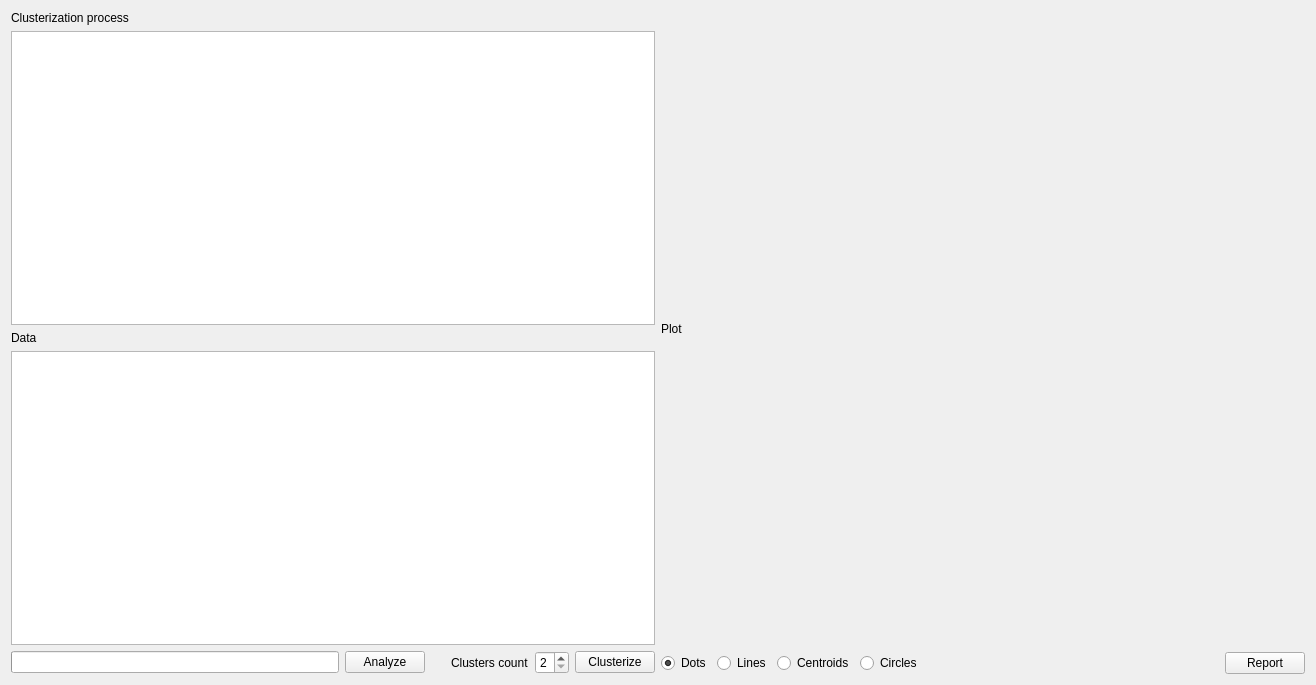
<?xml version="1.0" encoding="UTF-8"?>
<ui version="4.0">
 <class>MainWindow</class>
 <widget class="QMainWindow" name="MainWindow">
  <property name="geometry">
   <rect>
    <x>0</x>
    <y>0</y>
    <width>1316</width>
    <height>685</height>
   </rect>
  </property>
  <property name="windowTitle">
   <string>Repositories clusterisation</string>
  </property>
  <property name="windowIcon">
   <iconset resource="icons.qrc">
    <normaloff>:/icons/icons/secondary.svg</normaloff>:/icons/icons/secondary.svg</iconset>
  </property>
  <widget class="QWidget" name="centralWidget">
   <layout class="QHBoxLayout" name="horizontalLayout_2" stretch="2,2">
    <item>
     <layout class="QVBoxLayout" name="lay" stretch="0,1,0,1,0">
      <item>
       <widget class="QLabel" name="label_3">
        <property name="text">
         <string>Clusterization process</string>
        </property>
       </widget>
      </item>
      <item>
       <widget class="QTextEdit" name="text">
        <property name="readOnly">
         <bool>true</bool>
        </property>
       </widget>
      </item>
      <item>
       <widget class="QLabel" name="label">
        <property name="text">
         <string>Data</string>
        </property>
       </widget>
      </item>
      <item>
       <widget class="QTableWidget" name="table">
        <property name="frameShape">
         <enum>QFrame::StyledPanel</enum>
        </property>
        <property name="editTriggers">
         <set>QAbstractItemView::NoEditTriggers</set>
        </property>
        <property name="alternatingRowColors">
         <bool>false</bool>
        </property>
        <property name="selectionMode">
         <enum>QAbstractItemView::SingleSelection</enum>
        </property>
        <property name="selectionBehavior">
         <enum>QAbstractItemView::SelectRows</enum>
        </property>
        <property name="sortingEnabled">
         <bool>true</bool>
        </property>
       </widget>
      </item>
      <item>
       <layout class="QHBoxLayout" name="horizontalLayout">
        <item>
         <widget class="QProgressBar" name="progressBar">
          <property name="value">
           <number>0</number>
          </property>
          <property name="format">
           <string/>
          </property>
         </widget>
        </item>
        <item>
         <widget class="QPushButton" name="btnAnalyze">
          <property name="text">
           <string>Analyze</string>
          </property>
          <property name="icon">
           <iconset resource="icons.qrc">
            <normaloff>:/icons/icons/38.ico</normaloff>:/icons/icons/38.ico</iconset>
          </property>
         </widget>
        </item>
        <item>
         <layout class="QHBoxLayout" name="horizontalLayout_4">
          <property name="rightMargin">
           <number>20</number>
          </property>
         </layout>
        </item>
        <item>
         <widget class="QLabel" name="label_2">
          <property name="text">
           <string>Clusters count</string>
          </property>
         </widget>
        </item>
        <item>
         <widget class="QSpinBox" name="sbClustersCount">
          <property name="minimum">
           <number>2</number>
          </property>
          <property name="maximum">
           <number>8</number>
          </property>
         </widget>
        </item>
        <item>
         <widget class="QPushButton" name="btnClusterize">
          <property name="text">
           <string>Clusterize</string>
          </property>
          <property name="icon">
           <iconset resource="icons.qrc">
            <normaloff>:/icons/icons/27.ico</normaloff>:/icons/icons/27.ico</iconset>
          </property>
         </widget>
        </item>
       </layout>
      </item>
     </layout>
    </item>
    <item>
     <layout class="QVBoxLayout" name="layPlot">
      <item>
       <widget class="QLabel" name="label_4">
        <property name="text">
         <string>Plot</string>
        </property>
       </widget>
      </item>
      <item>
       <layout class="QHBoxLayout" name="horizontalLayout_3">
        <item>
         <widget class="QRadioButton" name="rbDots">
          <property name="text">
           <string>Dots</string>
          </property>
          <property name="checked">
           <bool>true</bool>
          </property>
         </widget>
        </item>
        <item>
         <widget class="QRadioButton" name="rbLines">
          <property name="text">
           <string>Lines</string>
          </property>
         </widget>
        </item>
        <item>
         <widget class="QRadioButton" name="rbCentroids">
          <property name="text">
           <string>Centroids</string>
          </property>
         </widget>
        </item>
        <item>
         <widget class="QRadioButton" name="rbCircles">
          <property name="text">
           <string>Circles</string>
          </property>
         </widget>
        </item>
        <item>
         <spacer name="horizontalSpacer">
          <property name="orientation">
           <enum>Qt::Horizontal</enum>
          </property>
          <property name="sizeHint" stdset="0">
           <size>
            <width>40</width>
            <height>20</height>
           </size>
          </property>
         </spacer>
        </item>
        <item>
         <widget class="QPushButton" name="btnReport">
          <property name="text">
           <string>Report</string>
          </property>
          <property name="icon">
           <iconset resource="icons.qrc">
            <normaloff>:/icons/icons/12.ico</normaloff>:/icons/icons/12.ico</iconset>
          </property>
         </widget>
        </item>
       </layout>
      </item>
     </layout>
    </item>
   </layout>
  </widget>
 </widget>
 <layoutdefault spacing="6" margin="11"/>
 <resources>
  <include location="icons.qrc"/>
 </resources>
 <connections/>
</ui>
